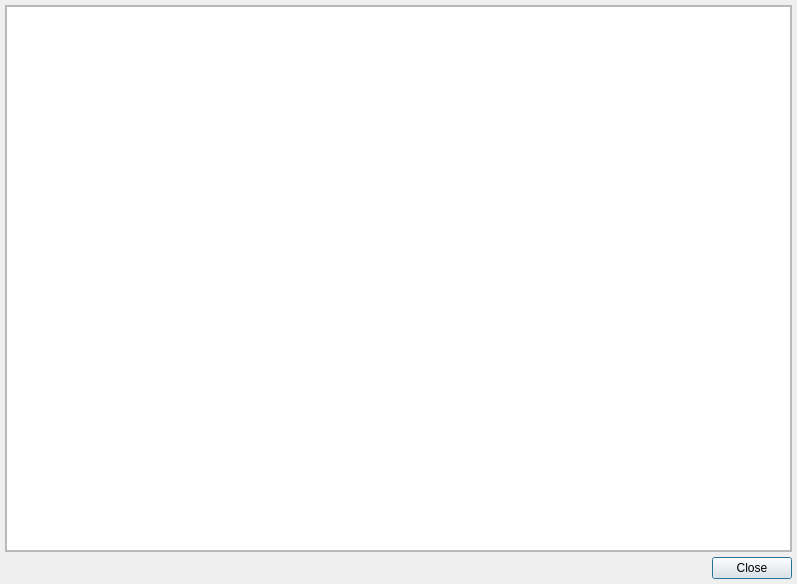
<?xml version="1.0" encoding="UTF-8"?>
<ui version="4.0">
 <class>FileList</class>
 <widget class="QDialog" name="FileList">
  <property name="geometry">
   <rect>
    <x>0</x>
    <y>0</y>
    <width>797</width>
    <height>584</height>
   </rect>
  </property>
  <property name="windowTitle">
   <string>File List</string>
  </property>
  <layout class="QGridLayout" name="gridLayout">
   <property name="leftMargin">
    <number>5</number>
   </property>
   <property name="topMargin">
    <number>5</number>
   </property>
   <property name="rightMargin">
    <number>5</number>
   </property>
   <property name="bottomMargin">
    <number>5</number>
   </property>
   <property name="spacing">
    <number>5</number>
   </property>
   <item row="2" column="0">
    <widget class="QDialogButtonBox" name="buttonBox">
     <property name="orientation">
      <enum>Qt::Horizontal</enum>
     </property>
     <property name="standardButtons">
      <set>QDialogButtonBox::Close</set>
     </property>
    </widget>
   </item>
   <item row="1" column="0">
    <widget class="QScrollArea" name="scrollArea">
     <property name="widgetResizable">
      <bool>true</bool>
     </property>
     <widget class="QWidget" name="scrollAreaWidgetContents">
      <property name="geometry">
       <rect>
        <x>0</x>
        <y>0</y>
        <width>785</width>
        <height>544</height>
       </rect>
      </property>
      <layout class="QGridLayout" name="gridLayout_2">
       <property name="leftMargin">
        <number>0</number>
       </property>
       <property name="topMargin">
        <number>0</number>
       </property>
       <property name="rightMargin">
        <number>0</number>
       </property>
       <property name="bottomMargin">
        <number>0</number>
       </property>
       <property name="spacing">
        <number>0</number>
       </property>
       <item row="0" column="0">
        <widget class="QListWidget" name="fileList"/>
       </item>
      </layout>
     </widget>
    </widget>
   </item>
  </layout>
 </widget>
 <resources/>
 <connections>
  <connection>
   <sender>buttonBox</sender>
   <signal>accepted()</signal>
   <receiver>FileList</receiver>
   <slot>accept()</slot>
   <hints>
    <hint type="sourcelabel">
     <x>248</x>
     <y>254</y>
    </hint>
    <hint type="destinationlabel">
     <x>157</x>
     <y>274</y>
    </hint>
   </hints>
  </connection>
  <connection>
   <sender>buttonBox</sender>
   <signal>rejected()</signal>
   <receiver>FileList</receiver>
   <slot>reject()</slot>
   <hints>
    <hint type="sourcelabel">
     <x>316</x>
     <y>260</y>
    </hint>
    <hint type="destinationlabel">
     <x>286</x>
     <y>274</y>
    </hint>
   </hints>
  </connection>
 </connections>
</ui>
